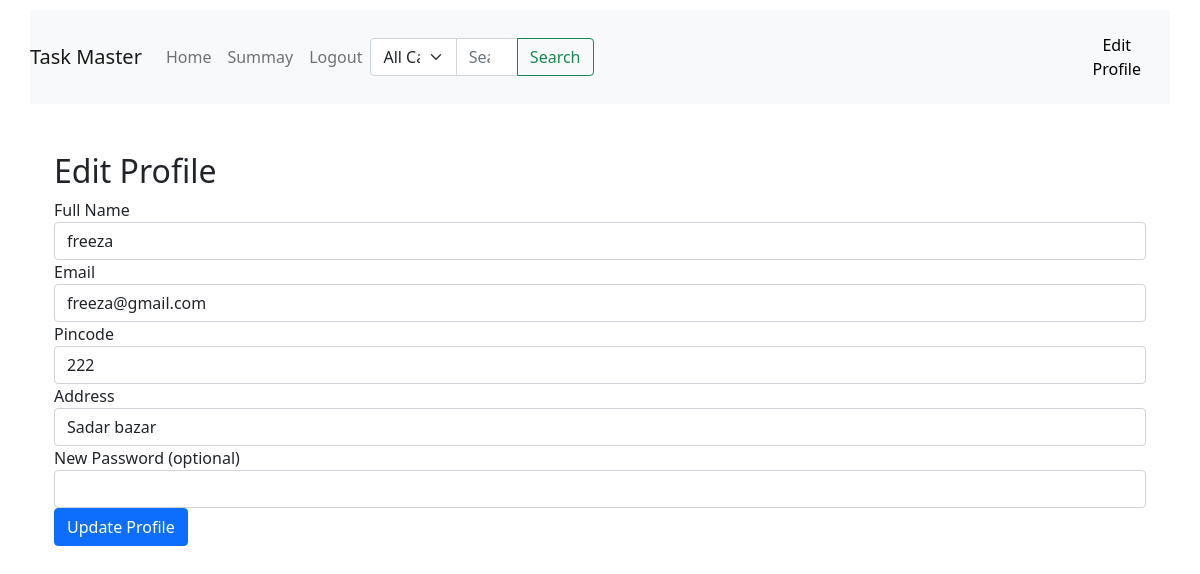
Page /edit_profile (signed in) on the committed database.
### backend/models.py (models this page shows)
class Costumer(db.Model):
    __tablename__="costumer"
    id=db.Column(db.Integer,primary_key=True)
    email=db.Column(db.String,nullable=False,unique=True)
    full_name=db.Column(db.String,nullable=False)
    password=db.Column(db.String,nullable=False)
    pincode=db.Column(db.String,nullable=False)
    Address=db.Column(db.String)
    role=db.Column(db.Integer,nullable=False,default=1)
    is_blocked = db.Column(db.Boolean, default=False)
    Service_request=db.relationship("Service_request",backref="costumer",lazy=True)

### backend/controllers.py (the view, shortened to what this page needs)
@app.route('/edit_profile',methods=['GET','POST'])
def edit_profile():
    if 'costumer_id'in session:
        user = Costumer.query.get(session['costumer_id'])
        template = '/costumer/edit_profile.html'
        user_type = 'costumer'
    elif 'professional_id' in session:
        user = Professional.query.get(session['professional_id'])
        template = '/professional/edit_profile.html'
        user_type = 'professional'
    else:
        flash('Login to continue')
        return redirect(url_for('login'))
    return render_template(template, user=user)

### templates/costumer/edit_profile.html
{% extends 'layout2.html' %}
{% block content %}
<div class="container mt-5">
    <h2>Edit Profile</h2>
    <form method="POST" action="{{ url_for('edit_profile') }}">
        <div class="form-group">
            <label>Full Name</label>
            <input type="text" name="full_name" class="form-control" value="{{ user.full_name }}" required>
        </div>
        <div class="form-group">
            <label>Email</label>
            <input type="email" name="email" class="form-control" value="{{ user.email }}" required>
        </div>
        <div class="form-group">
            <label>Pincode</label>
            <input type="text" name="pincode" class="form-control" value="{{ user.pincode }}" required>
        </div>
        <div class="form-group">
            <label>Address</label>
            <input type="text" name="address" class="form-control" value="{{ user.Address }}">
        </div>
        <div class="form-group">
            <label>New Password (optional)</label>
            <input type="password" name="new_password" class="form-control">
        </div>
        <button type="submit" class="btn btn-primary">Update Profile</button>
    </form>
</div>
{% endblock %}

### templates/layout2.html (style rules this page uses)
body { margin: 0; padding: 0; }

### rows in the picture
Costumer: full_name "freeza", email "freeza@gmail.com", pincode "222", address "Sadar bazar"
